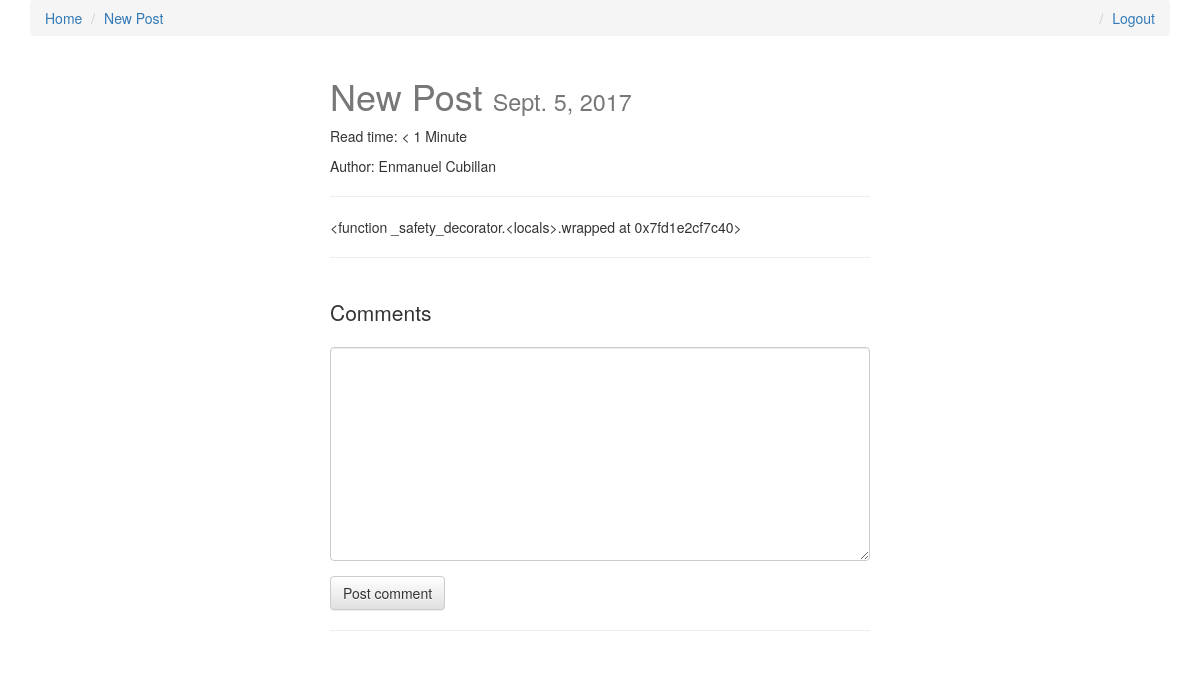
/mi-post/ (signed in), run on the app's committed database.
### posts/models.py (models this page shows, shortened)
class Post(models.Model):
    user = models.ForeignKey(settings.AUTH_USER_MODEL, default=1)
    title = models.CharField(max_length=120)
    slug = models.SlugField(unique=True)
    image = models.ImageField(upload_to=upload_location,
            null=True,
            blank=True,
            width_field="width_field",
            height_field="height_field")
    height_field = models.IntegerField(default=0)
    width_field = models.IntegerField(default=0)
    content = models.TextField()
    draft = models.BooleanField(default=False)
    publish = models.DateField(auto_now=False, auto_now_add=False)
    read_time =  models.IntegerField(default=0) # models.TimeField(null=True, blank=True) #assume minutes
    updated = models.DateTimeField(auto_now=True, auto_now_add=False)
    timestamp = models.DateTimeField(auto_now=False, auto_now_add=True)
    objects = PostManager()
    def get_absolute_url(self):
        return reverse("posts:detail", kwargs={"slug": self.slug})
    class Meta:
        ordering = ["-timestamp", "-updated"]
    def get_markdown(self):
        content = self.content
        markdown_text = markdown(content)
        return mark_safe(markdown_text)
    @property
    def comments(self):
        instance = self
        qs = Comment.objects.filter_by_instance(instance)
        return qs
    @property
    def get_content_type(self):
        instance = self
        content_type = ContentType.objects.get_for_model(instance.__class__)
        return content_type

### posts/views.py (the view, shortened to what this page needs)
# urls.py: url(r'^(?P<slug>[\w-]+)/$', post_detail, name='detail'),
def post_detail(request, slug=None):
	instance = get_object_or_404(Post, slug=slug)
	if instance.publish > timezone.now().date() or instance.draft:
		if not request.user.is_staff or not request.user.is_superuser:
			raise Http404
	share_string = quote_plus(instance.content)
	initial_data = {
			"content_type": instance.get_content_type,
			"object_id": instance.id
	}
	form = CommentForm(request.POST or None, initial=initial_data)
	comments = instance.comments
	context = {
		"title": instance.title,
		"instance": instance,
		"share_string": share_string,
		"comments": comments,
		"comment_form":form,
	}
	return render(request, "post_detail.html", context)

### comments/forms.py
class CommentForm(forms.Form):
    content_type = forms.CharField(widget=forms.HiddenInput)
    object_id = forms.IntegerField(widget=forms.HiddenInput)
    content = forms.CharField(label='', widget=forms.Textarea)

### comments/models.py (called while the page is built)
    def filter_by_instance(self, instance):
        content_type = ContentType.objects.get_for_model(instance.__class__)
        obj_id = instance.id
        qs = super(CommentManager, self).filter(content_type=content_type, object_id= obj_id).filter(parent=None)
        return qs

### posts/templatetags/urlify.py (called while the page is built)
@register.filter
def urlify(value):
    return quote_plus(value)

### templates/post_detail.html (shortened to what this page needs)
{% extends "base.html" %}
{% load urlify %}
{% load crispy_forms_tags %}
 {% block post_detail_link %}
  <li><a href='{{ instance.get_absolute_url }}'>{{ instance.title }}</a></li>
  {% endblock %}
{% block content %}
<div class='col-sm-6 col-sm-offset-3'>
<h1>{{ title }} <small>{% if instance.draft %}<span style='color:red;'>Draft</span> {% endif %}{{ instance.publish }}</small></h1>
<p>Read time: {% if instance.read_time <= 1 %} < 1 Minute {% else %}{{ instance.read_time }} minutes {% endif %}</p>
{% if instance.user.get_full_name %}
<p>Author: {{ instance.user.get_full_name }}</p>
{% endif %}
<p><div class="fb-like" data-href="{{ request.build_absolute_uri }}" data-layout="button_count" data-action="like" data-show-faces="true" data-share="true"></div>
<hr/>
</p>
<div class='row'>
<div class='col-sm-12 '>
   <div class='post-detail-item'>{{ instance.get_markdown }}</div>
    <hr/>
    <br/>
    <div>
        <p class='lead'>Comments</p>
        {% if request.user.is_authenticated %}
        <form method="POST" action="."> {% csrf_token %}
            {{ comment_form|crispy }}
            <input type='submit' value='Post comment' class='btn btn-default'>
        </form>
        {% else %}
        <p>You must login to comment </p>
        {% endif %}
        <hr/>
    </div>
</div>
</div>
</div>
{% endblock content %}

### static/css/base.css (style rules this page uses)
h1 { color: #777777; }

### data on the page
Post: title "New Post", publish "Sept. 5, 2017", user.get_full_name "Enmanuel Cubillan", get_markdown "<function _safety_decorator.<locals>.wrapped at 0x7fd1e2cf7c40>"
